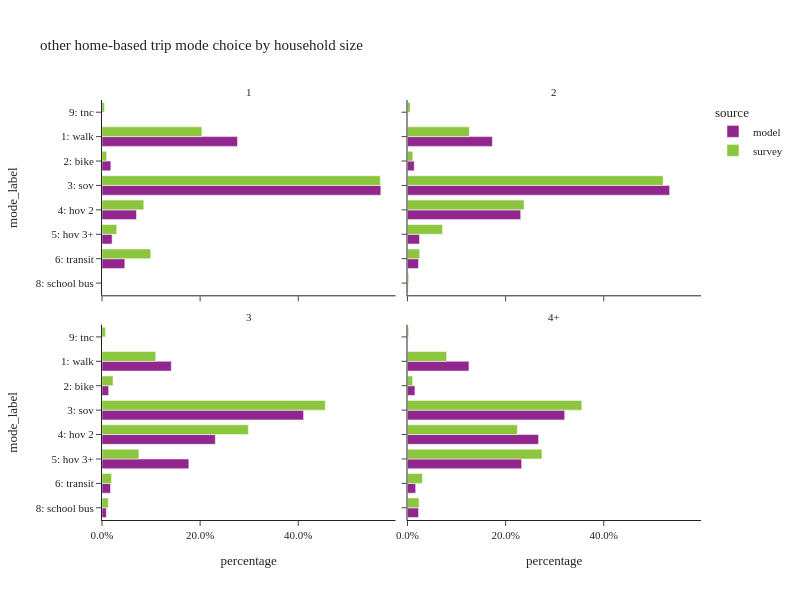

Source (notebook cell):
### Code cell
plot_mode_choice(hb_trip,"hhsize_4+",
                 {"hhsize_4+":["1","2","3","4+"],
                  "mode_label":["1: walk","2: bike","3: sov","4: hov 2","5: hov 3+","6: transit",
                                   "8: school bus","9: otherÃ¢â‚¬â€œsurvey only"]},
                 "household size",2,600)

### Figure 1 — Plotly figure (JSON) as saved in the notebook; plotly's stock layout.template omitted (floating-point values rounded to 4 significant figures)
{"data": [{"alignmentgroup": "True", "customdata": [[437054], [28544], [899297], [111239], [32625], [73600], [4]], "hovertemplate": "source=model<br>hhsize_4+=1<br>percentage=%{x}<br>mode_label=%{y}<br>sample count=%{customdata[0]}<extra></extra>", "legendgroup": "model", "marker": {"color": "#91268F", "pattern": {"shape": ""}}, "name": "model", "offsetgroup": "model", "orientation": "h", "showlegend": true, "textposition": "auto", "type": "bar", "x": [0.2762, 0.01804, 0.5683, 0.0703, 0.02062, 0.04651, 2.528e-06], "xaxis": "x3", "y": ["1: walk", "2: bike", "3: sov", "4: hov 2", "5: hov 3+", "6: transit", "8: school bus"], "yaxis": "y3"}, {"alignmentgroup": "True", "customdata": [[586573], [46461], [1811058], [782028], [82876], [76203], [4354]], "hovertemplate": "source=model<br>hhsize_4+=2<br>percentage=%{x}<br>mode_label=%{y}<br>sample count=%{customdata[0]}<extra></extra>", "legendgroup": "model", "marker": {"color": "#91268F", "pattern": {"shape": ""}}, "name": "model", "offsetgroup": "model", "orientation": "h", "showlegend": false, "textposition": "auto", "type": "bar", "x": [0.1731, 0.01371, 0.5343, 0.2307, 0.02445, 0.02248, 0.001285], "xaxis": "x4", "y": ["1: walk", "2: bike", "3: sov", "4: hov 2", "5: hov 3+", "6: transit", "8: school bus"], "yaxis": "y4"}, {"alignmentgroup": "True", "customdata": [[307687], [29662], [895116], [503197], [385534], [37958], [19334]], "hovertemplate": "source=model<br>hhsize_4+=3<br>percentage=%{x}<br>mode_label=%{y}<br>sample count=%{customdata[0]}<extra></extra>", "legendgroup": "model", "marker": {"color": "#91268F", "pattern": {"shape": ""}}, "name": "model", "offsetgroup": "model", "orientation": "h", "showlegend": false, "textposition": "auto", "type": "bar", "x": [0.1412, 0.01362, 0.4109, 0.231, 0.177, 0.01742, 0.008875], "xaxis": "x", "y": ["1: walk", "2: bike", "3: sov", "4: hov 2", "5: hov 3+", "6: transit", "8: school bus"], "yaxis": "y"}, {"alignmentgroup": "True", "customdata": [[581816], [70247], [1488478], [1241080], [1081196], [77580], [104742]], "hovertemplate": "source=model<br>hhsize_4+=4+<br>percentage=%{x}<br>mode_label=%{y}<br>sample count=%{customdata[0]}<extra></extra>", "legendgroup": "model", "marker": {"color": "#91268F", "pattern": {"shape": ""}}, "name": "model", "offsetgroup": "model", "orientation": "h", "showlegend": false, "textposition": "auto", "type": "bar", "x": [0.1253, 0.01512, 0.3204, 0.2672, 0.2328, 0.0167, 0.02255], "xaxis": "x2", "y": ["1: walk", "2: bike", "3: sov", "4: hov 2", "5: hov 3+", "6: transit", "8: school bus"], "yaxis": "y2"}, {"alignmentgroup": "True", "customdata": [[1245], [137], [1878], [243], [72], [364], [1], [24]], "hovertemplate": "source=survey<br>hhsize_4+=1<br>percentage=%{x}<br>mode_label=%{y}<br>sample count=%{customdata[0]}<extra></extra>", "legendgroup": "survey", "marker": {"color": "#8CC63E", "pattern": {"shape": ""}}, "name": "survey", "offsetgroup": "survey", "orientation": "h", "showlegend": true, "textposition": "auto", "type": "bar", "x": [0.2035, 0.009478, 0.5673, 0.08523, 0.02993, 0.09936, 0.00013, 0.005061], "xaxis": "x3", "y": ["1: walk", "2: bike", "3: sov", "4: hov 2", "5: hov 3+", "6: transit", "8: school bus", "9: tnc"], "yaxis": "y3"}, {"alignmentgroup": "True", "customdata": [[1178], [165], [2433], [1529], [271], [201], [7], [22]], "hovertemplate": "source=survey<br>hhsize_4+=2<br>percentage=%{x}<br>mode_label=%{y}<br>sample count=%{customdata[0]}<extra></extra>", "legendgroup": "survey", "marker": {"color": "#8CC63E", "pattern": {"shape": ""}}, "name": "survey", "offsetgroup": "survey", "orientation": "h", "showlegend": false, "textposition": "auto", "type": "bar", "x": [0.1261, 0.01094, 0.5211, 0.2376, 0.07146, 0.02483, 0.002472, 0.005478], "xaxis": "x4", "y": ["1: walk", "2: bike", "3: sov", "4: hov 2", "5: hov 3+", "6: transit", "8: school bus", "9: tnc"], "yaxis": "y4"}, {"alignmentgroup": "True", "customdata": [[315], [70], [773], [536], [281], [54], [23], [8]], "hovertemplate": "source=survey<br>hhsize_4+=3<br>percentage=%{x}<br>mode_label=%{y}<br>sample count=%{customdata[0]}<extra></extra>", "legendgroup": "survey", "marker": {"color": "#8CC63E", "pattern": {"shape": ""}}, "name": "survey", "offsetgroup": "survey", "orientation": "h", "showlegend": false, "textposition": "auto", "type": "bar", "x": [0.1094, 0.02243, 0.4552, 0.2983, 0.07527, 0.01947, 0.01289, 0.007018], "xaxis": "x", "y": ["1: walk", "2: bike", "3: sov", "4: hov 2", "5: hov 3+", "6: transit", "8: school bus", "9: tnc"], "yaxis": "y"}, {"alignmentgroup": "True", "customdata": [[352], [56], [782], [549], [1060], [69], [105], [6]], "hovertemplate": "source=survey<br>hhsize_4+=4+<br>percentage=%{x}<br>mode_label=%{y}<br>sample count=%{customdata[0]}<extra></extra>", "legendgroup": "survey", "marker": {"color": "#8CC63E", "pattern": {"shape": ""}}, "name": "survey", "offsetgroup": "survey", "orientation": "h", "showlegend": false, "textposition": "auto", "type": "bar", "x": [0.0798, 0.01053, 0.3554, 0.2239, 0.2741, 0.0305, 0.02346, 0.00233], "xaxis": "x2", "y": ["1: walk", "2: bike", "3: sov", "4: hov 2", "5: hov 3+", "6: transit", "8: school bus", "9: tnc"], "yaxis": "y2"}], "layout": {"annotations": [{"font": {}, "showarrow": false, "text": "3", "x": 0.245, "xanchor": "center", "xref": "paper", "y": 0.465, "yanchor": "bottom", "yref": "paper"}, {"font": {}, "showarrow": false, "text": "4+", "x": 0.755, "xanchor": "center", "xref": "paper", "y": 0.465, "yanchor": "bottom", "yref": "paper"}, {"font": {}, "showarrow": false, "text": "1", "x": 0.245, "xanchor": "center", "xref": "paper", "y": 1.0, "yanchor": "bottom", "yref": "paper"}, {"font": {}, "showarrow": false, "text": "2", "x": 0.755, "xanchor": "center", "xref": "paper", "y": 1.0, "yanchor": "bottom", "yref": "paper"}], "barmode": "group", "height": 600, "legend": {"title": {"text": "source"}, "tracegroupgap": 0}, "title": {"text": "other home-based trip mode choice by household size"}, "width": 800, "xaxis": {"anchor": "y", "domain": [0.0, 0.49], "tickformat": ".1%", "title": {"text": "percentage"}}, "xaxis2": {"anchor": "y2", "domain": [0.51, 1.0], "matches": "x", "tickformat": ".1%", "title": {"text": "percentage"}}, "xaxis3": {"anchor": "y3", "domain": [0.0, 0.49], "matches": "x", "showticklabels": false, "tickformat": ".1%"}, "xaxis4": {"anchor": "y4", "domain": [0.51, 1.0], "matches": "x", "showticklabels": false, "tickformat": ".1%"}, "yaxis": {"anchor": "x", "categoryarray": ["9: otherÃ¢â‚¬â€œsurvey only", "8: school bus", "6: transit", "5: hov 3+", "4: hov 2", "3: sov", "2: bike", "1: walk"], "categoryorder": "array", "domain": [0.0, 0.465], "title": {"text": "mode_label"}}, "yaxis2": {"anchor": "x2", "domain": [0.0, 0.465], "matches": "y", "showticklabels": false}, "yaxis3": {"anchor": "x3", "categoryarray": ["9: otherÃ¢â‚¬â€œsurvey only", "8: school bus", "6: transit", "5: hov 3+", "4: hov 2", "3: sov", "2: bike", "1: walk"], "categoryorder": "array", "domain": [0.535, 1.0], "matches": "y", "title": {"text": "mode_label"}}, "yaxis4": {"anchor": "x4", "domain": [0.535, 1.0], "matches": "y", "showticklabels": false}}}
